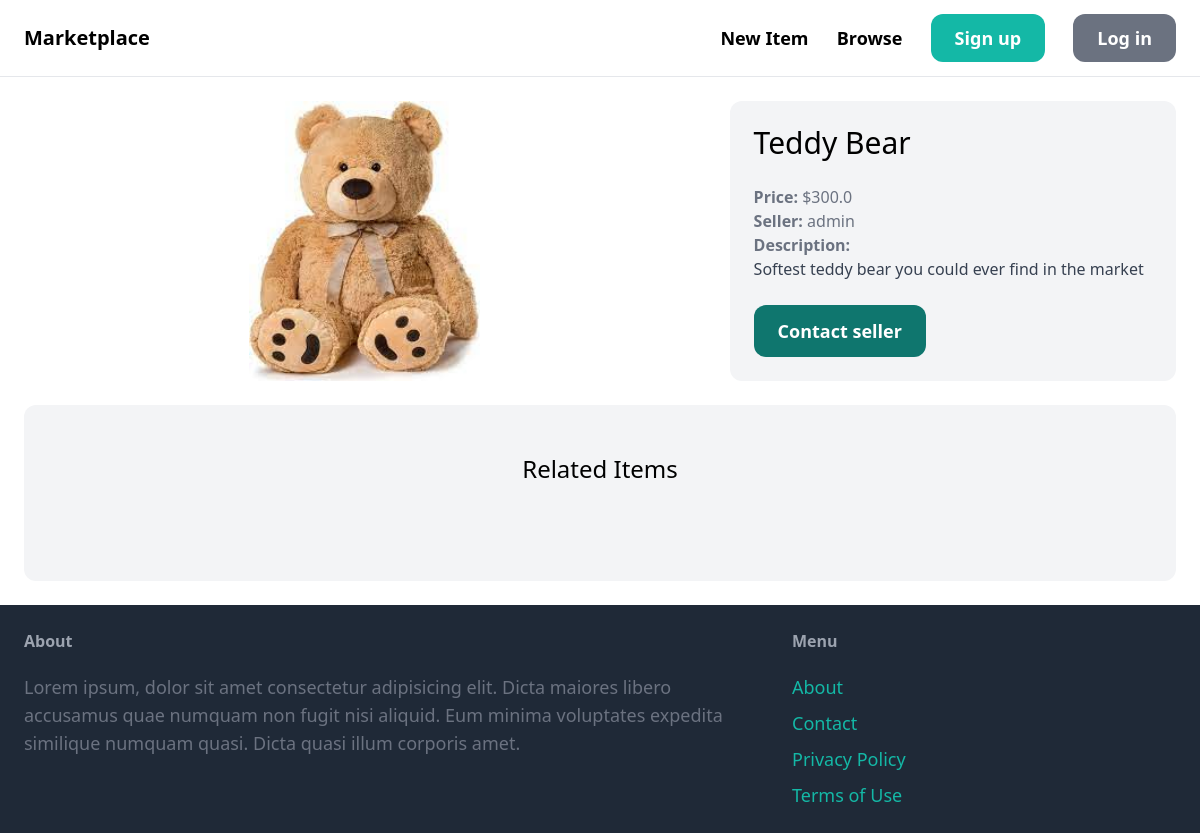
The app's page /items/1/, older data.
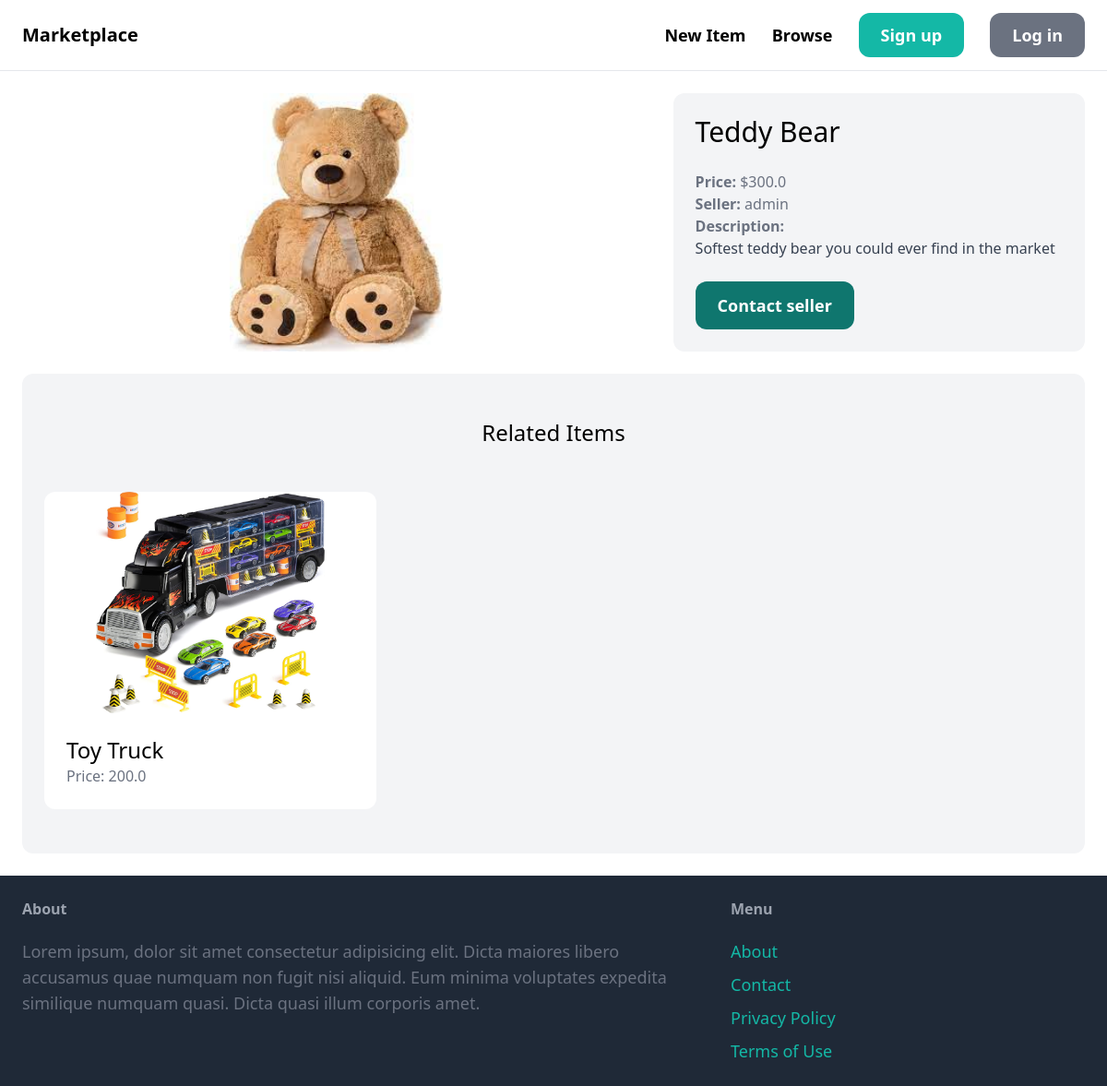
The same page, newer data.
### item/models.py (models this page shows, shortened)
class Item(models.Model):
    category = models.ForeignKey(Category, related_name='items', on_delete=models.CASCADE)
    name = models.CharField(max_length=255)
    description = models.TextField(blank=True, null=True)
    price = models.FloatField()
    image = models.ImageField(upload_to='item_images', blank=True, null=True)
    is_sold = models.BooleanField(default=False)
    created_by = models.ForeignKey(User, related_name='items', on_delete=models.CASCADE)
    create_at = models.DateTimeField(auto_now_add=True)

### item/views.py (the view)
# urls.py: path('<int:pk>/', views.detail, name='detail'),
def detail(request, pk):
    item = get_object_or_404(Item, pk=pk)
    related_items = Item.objects.filter(category=item.category, is_sold=False).exclude(pk=pk)[0:3]
    return render(request, 'item/detail.html', {
        'item': item,
        'related_items': related_items
    })

### item/templates/item/detail.html (shortened to what this page needs)
{% extends 'core/base.html' %}
{% block content %}
<div class="grid grid-cols-5 gap-6">
    <div class="col-span-3 flex justify-center">
        <img src="{{ item.image.url }}" class="rounded-xl max-h-96">
    </div>
    <div class="col-span-2 p-6 bg-gray-100 rounded-xl">
        <h1 class="mb-6 text-3xl">{{ item.name }}</h1>
        <p class="text-gray-500"><strong>Price: </strong>${{ item.price }}</p>
        <p class="text-gray-500"><strong>Seller: </strong>{{ item.created_by.username }}</p>
        {% if item.description %}
            <p class="text-gray-700">
                <strong class="text-gray-500">Description:</strong><br>
                {{ item.description }}
            </p>
        {% endif %}
        <a href="#" class="inline-block mt-6 px-6 py-3 text-lg font-semibold bg-teal-500 text-white rounded-xl hover: bg-teal-700">Contact seller</a>
    </div>
</div>
<div class="mt-6 px-6 py-12 bg-gray-100 rounded-xl">
    <h2 class="mb-12 text-2xl text-center">Related Items</h2>
    <div class="grid grid-cols-3 gap-3">
        {% for item in related_items %}
            <div>
                <a href="{% url 'item:detail' item.id %}">
                    <div class="rounded-t-xl bg-white flex justify-center">
                        <img src="{{item.image.url}}" class="rounded-t-xl h-60">
                    </div>
                    <div class="p-6 bg-white rounded-b-xl">
                        <h2 class="text-2xl">{{item.name}}</h2>
                        <p class="text-gray-500">Price: {{item.price}}</p>
                    </div>
                </a>
            </div>
        {% endfor %}
    </div>
</div>
{% endblock %}

Row changes from the older to the newer data that the page shows:
added Item: image (picture), name "Toy Truck", price "200.0"
